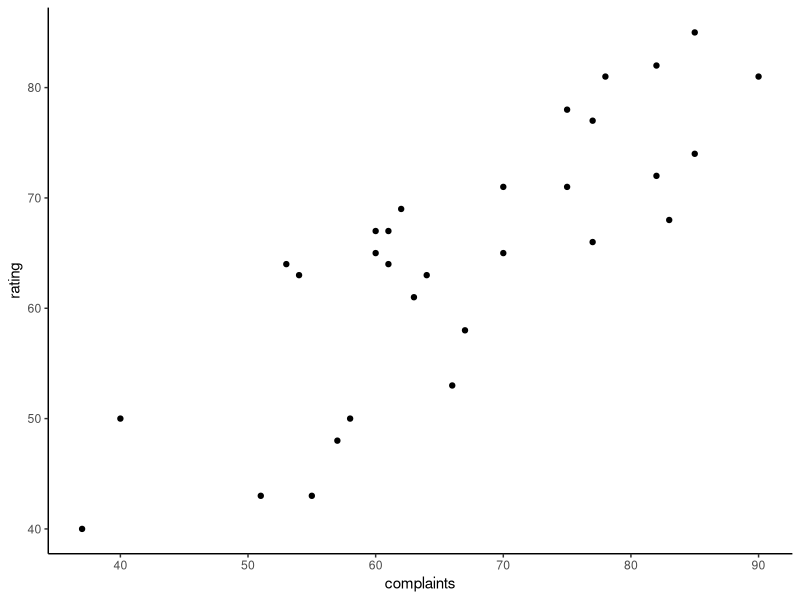

Write R code to recreate this figure.
## ---- chunk 1
library(tidyverse)
## ---- chunk 2
help("attitude")

dat <- attitude
## ---- chunk 3

ggplot(attitude,  
 aes(x = complaints, y = rating)) +
 geom_point() +
 theme_classic()


# positive as when complaint handling is more positive, ratings increase 
## ---- chunk 4
reg <- lm(rating ~ complaints, attitude)

summary(reg)
## ---- chunk 5
# there is a significantly positive relation between positive handling of complaints and rating
## ---- chunk 6
# rating would increase by

coef(reg)[2]*3
## ---- chunk 7
attitude_std <- data.frame(scale(attitude))

reg_std <- lm(rating ~ complaints, attitude_std)

summary(reg_std)

# intercept is now 0 and the slope is now .83. Everything else remains the same.
## ---- chunk 8
# we would expect ratings to be
coef(reg_std)[2]*-1
## ---- chunk 9

mean_rtg <- mean(attitude$rating) 
sd_rtg <- sd(attitude$rating)


# the formula to do so is Mean + (SD_rating*predicted_y_value_std)

mean_rtg + (sd_rtg * (coef(reg_std)[2]*-1))


# this is because -.83 stands for "-.83 standard deviations below the mean of rating", which is   54.56 in unstandardized units.

# for IQ it would be 100 + (15*-.83) = 87.55

## ---- chunk 10
mean_cmpl <- mean(attitude$complaints) 
sd_cmpl <- sd(attitude$complaints)

# simpler here because we just need to multiply by -1 because we are "one standard deviation below the average complaint handling" 

X_value <- mean_cmpl + (sd_cmpl * -1)

coef(reg)[1] + coef(reg)[2]*X_value
## ---- chunk 11


# we specify `vector` as the only function argument

mean_function <- function(vector){
  
  mean <- sum(vector)/length(vector)
  
  return(mean)
}


# now we can call our function and input a vector

x <- c(1, 2, 4, 5, 6)

mean_function(vector = x)

## ---- chunk 12
mean(x)
## ---- chunk 13
mean_function_2 <- function(ice_cream){
  
  name_doesnotmatter <- sum(ice_cream)/length(ice_cream)
  
  return(name_doesnotmatter)
}

# will produce the same exact output
mean_function_2(x)
## ---- chunk 14
x1 <- c(1,5,66,7,4,3,2)
sd(x1)

x2 <- c(17,34,23,2)
sd(x2)
## ---- chunk 15

sd_function <- function(x){
  
  sd <- sqrt(sum((x - mean(x))^2)/(length(x)-1))
  
  return(sd)
}

sd_function(x1)
sd_function(x2)
